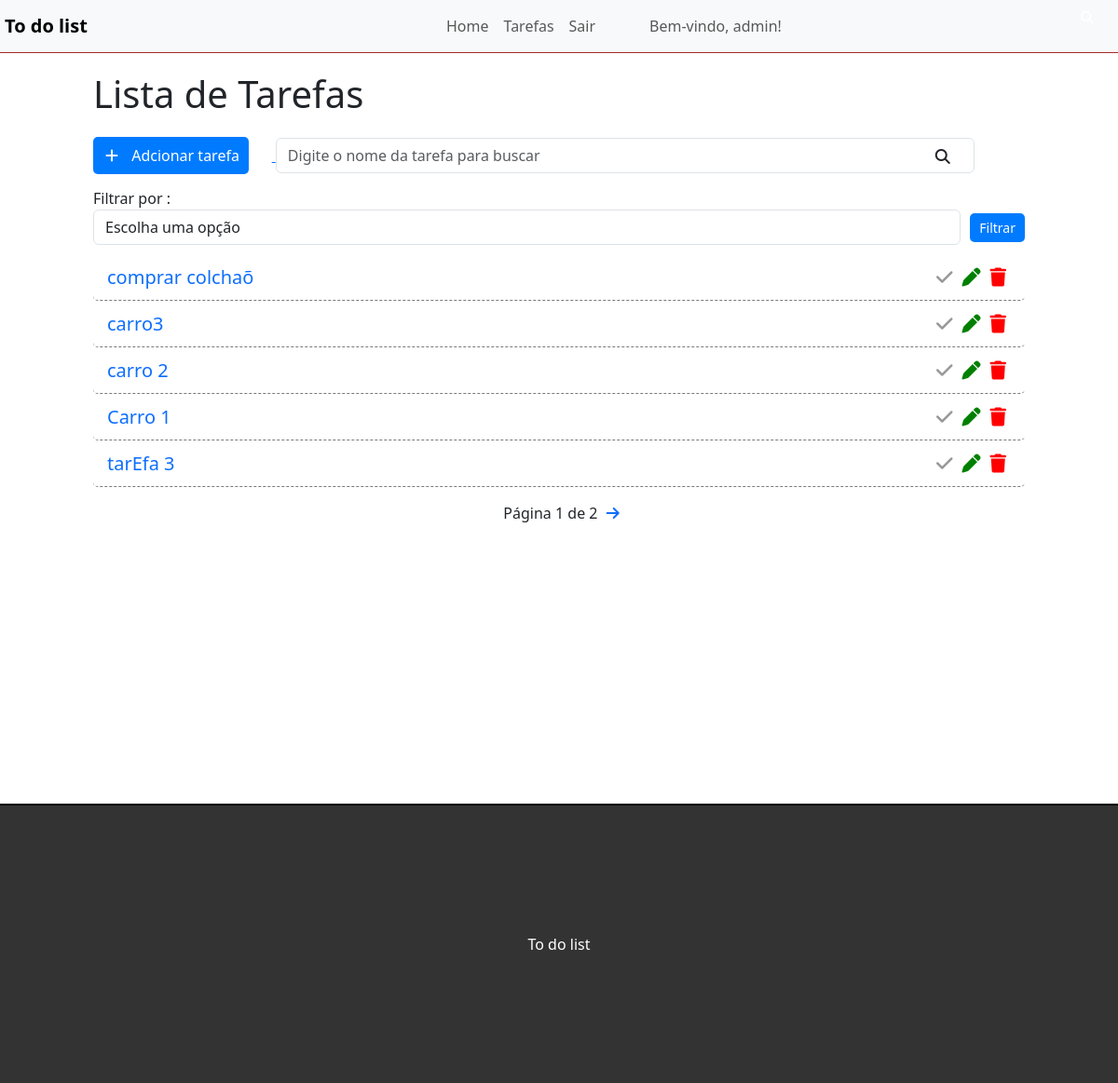
The app's page / (signed in), older data.
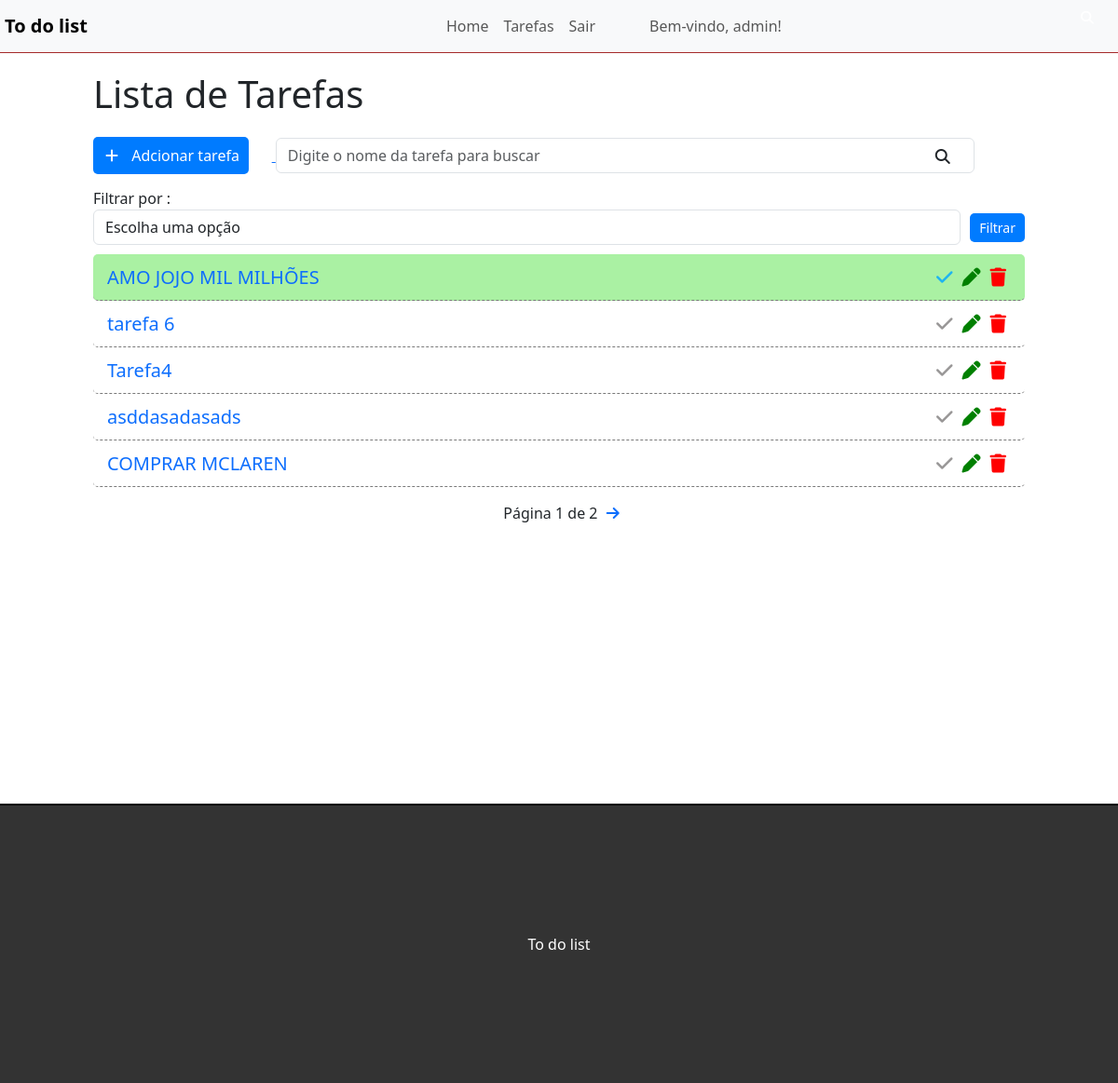
The same page, newer data.
### tasks/models.py (models this page shows, shortened)
class Task(models.Model):
    status = (
        ('doing', 'Em progresso'),
        ('done', 'Feito'),
    )
    title = models.CharField(max_length=200)
    description = models.TextField()
    completed = models.CharField(
        max_length=9,
        choices= status,
        default='doing'
    )
    created_at= models.DateTimeField(auto_now_add=True)
    due_date= models.DateField(null=True, blank=True)
    user = models.ForeignKey(User, on_delete=models.CASCADE)

### tasks/views.py (the view)
# urls.py: path('', TaskListView.as_view(), name='task-list'),
class TaskListView(LoginRequiredMixin, ListView):
    model = Task
    template_name = 'tasks/list.html'
    context_object_name = 'tasks'
    def get_queryset(self):
        user = self.request.user
        search = self.request.GET.get('search', '')
        filter_status = self.request.GET.get('filter', '')
        tasks = Task.objects.filter(user=user).order_by('-created_at')
        if search:
            tasks = tasks.filter(title__icontains=search)
        if filter_status:
            tasks = tasks.filter(completed=filter_status)
        paginator = Paginator(tasks, 5)
        page = self.request.GET.get('page')
        tasks = paginator.get_page(page)
        return tasks

### tasks/templates/tasks/list.html (shortened to what this page needs)
{% extends 'base.html' %}
{% block content %}
<div class="offset-1 col-10 list-div">
    <h1>Lista de Tarefas</h1>
    <a id="add-link" href="{% url 'task-create' %}">
    <div class="col-2 add-div">
        <i class="fas fa-plus"></i> Adcionar tarefa
    </div>
    </a>
    <div class="col-9 search-div">
        <form method="GET" id="search-form">
            <input class="form-control" type="text" id="search" name="search" placeholder="Digite o nome da tarefa para buscar" value="{{request.GET.search}}">
            <i class="fas fa-search" id="search-btn"></i>
        </form>
    </div>
    <div class="col-12 filter-div">
        <span>Filtrar por :</span>
        <form method="GET" id="filter-form">
            <select name="filter" id="filter" class="form-control">
                <option value="">Escolha uma opção</option>
            </select>
            <button type="submit" class="btn btn-primary"><i class="fas fa-search"></i> Filtrar</button>
        </form>
    </div>
    <ul class="task-list">
        {% for task in tasks %}
        {% if task.completed == 'doing' %}
            <li class="task-item">
        {% else %}
            <li class="task-item done">
        {% endif %}
            <a href="{% url 'task-detail' task.id %}">{{ task.title }}</a>
            <a href="{% url 'task-delete' task.id %}" class="delete-btn"><span><i class="fas fa-trash"></i></span></a>
            <a href="{% url 'task-update' task.id %}"><span><i class="fas fa-pen"></i></span></a>
            <a href="{% url 'task-status' task.id %}"><span><i class="fas fa-check"></i></span></a>
            </li>
        {% endfor %}
    </ul>
    <div class="pagination">
        <span class="step-links">
            <span class="current">
                Página {{ tasks.number }} de {{ tasks.paginator.num_pages }}
            </span>
            {% if tasks.has_next %}
                <a href="?page={{ tasks.next_page_number }}{% if request.GET.search %}&search={{ request.GET.search }}{% endif %}{% if request.GET.filter %}&filter={{ request.GET.filter }}{% endif %}"><i class="fas fa-arrow-right"></i></a>
            {% endif %}
        </span>
    </div>
</div>
{% endblock %}

### tasks/templates/base.html (shortened to what this page needs)
{% load static %}
<!DOCTYPE html>
<html lang="pt_BR">
<head>
    <link href="https://cdn.jsdelivr.net/npm/bootstrap@5.3.3/dist/css/bootstrap.min.css" rel="stylesheet">
    <link rel="stylesheet" href="{% static 'css/style.css' %}">
</head>
<body>
    <div class="container-fluid">
        <nav class="navbar navbar-expand-lg bg-body-tertiary">
            <div class="container-fluid">
                <a class="navbar-brand" href="/"> To do list</a>
                <div class="collapse navbar-collapse" id="navbarSupportedContent">
                    <ul class="navbar-nav me-auto mb-2 mb-lg-0">
                    <li class="nav-item">
                        <a class="nav-link" aria-current="page" href="/">Home</a>
                    </li>
                    {% if user.is_authenticated %}
                    <li class="nav-item">
                        <a class="nav-link" href="/">Tarefas</a>
                    </li>
                    {% else %}
                    <li class="nav-item">
                        <a class="nav-link" href="/accounts/login/">Login</a>
                    </li>
                    {% endif %}
                    {% if user.is_authenticated %}
                    <li class="nav-item">
                        <form method="post" action="/accounts/logout/" style="display: inline;">
                            <button type="submit" class="nav-link">
                                Sair
                            </button>
                        </form>
                    </li>
                    <li class="nav-item">
                        <span class="navbar-text" id="usern">
                          Bem-vindo, {{ user.username }}!
                        </span>
                      </li>
                    {% endif %}
                </div>
            </div>
        </nav>
        {% block content %}
        {% endblock %}
        <footer>
            <p>To do list</p>
        </footer>
    </div>
</body>
</html>

### tasks/static/css/style.css (style rules this page uses)
.container-fluid { padding: 0; }
.nav-item #usern { display: flex; margin: auto; margin-left: 50px; }
.navbar { border-bottom: 1px solid brown; margin-bottom: 20px; }
.navbar-nav { margin: auto; }
.navbar-brand { font-weight: bold; margin-left: 5px; }
.add-div { background-color: #007bff; cursor: pointer; display: inline-block; color: white; padding: 8px; border-radius: 5px; margin-right: 25px; transition: all ease 0.5s; }
.fas.fa-plus { color: white; margin-right: 10px; margin-left: 5px; }
.fas.fa-search { cursor: pointer; position: absolute; top: 12px; right: 26px; }
.search-div { position: relative; padding: 0px; margin-top: 15px; margin-bottom: 15px; display: inline-block; }
#filter-form { display: flex; align-items: center; gap: 10px; }
#filter { flex: 0,5; }
#filter-form button { padding: 5px 10px; font-size: 14px; cursor: pointer; background-color: #007bff; color: white; border: none; border-radius: 5px; transition: ease .3s; }
.list-div { padding: 0; }
.task-list { padding-left: 0; margin-top: 10px; }
.task-item { list-style: none; font-size: 20px; height: 50px; padding: 0 15px; border-radius: 5px; padding-top: 10px; border-bottom: 1px dashed rgb(121, 121, 121); }
.task-item a { text-decoration: none; }
.task-item.done { background-color: #aaf1a3; }
.fas.fa-trash, .fas.fa-pen, .fas.fa-check { cursor: pointer; margin: 5px; font-size: 20px; float: right; }
.fas.fa-trash { color: red; }
.fas.fas.fa-pen { color: green; }
.fas.fas.fa-check { color: #999797; }
.done .fas.fas.fa-check { color: rgb(30, 180, 240); }
footer { display: flex; background-color: #333; height: 300px; margin-top: 300px; border-top: 2px solid black; }
footer p { color: white; text-align: center; top: 50%; margin: auto; }
.pagination { margin-bottom: 20px; }
.step-links { position: relative; margin-left: auto; margin-right: auto; }
.step-links .current { margin-left: 5px; margin-right: 5px; }

Row changes from the older to the newer data that the page shows:
no longer on this page (row edited): Task: title "comprar colchaõ"
no longer on this page (row edited): Task: title "carro3"
removed Task: title "carro 2"
removed Task: title "Carro 1"
no longer on this page (row edited): Task: title "tarEfa 3"
added Task: title "AMO JOJO MIL MILHÕES"
added Task: title "tarefa 6"
added Task: title "Tarefa4"
added Task: title "asddasadasads"
added Task: title "COMPRAR MCLAREN"
